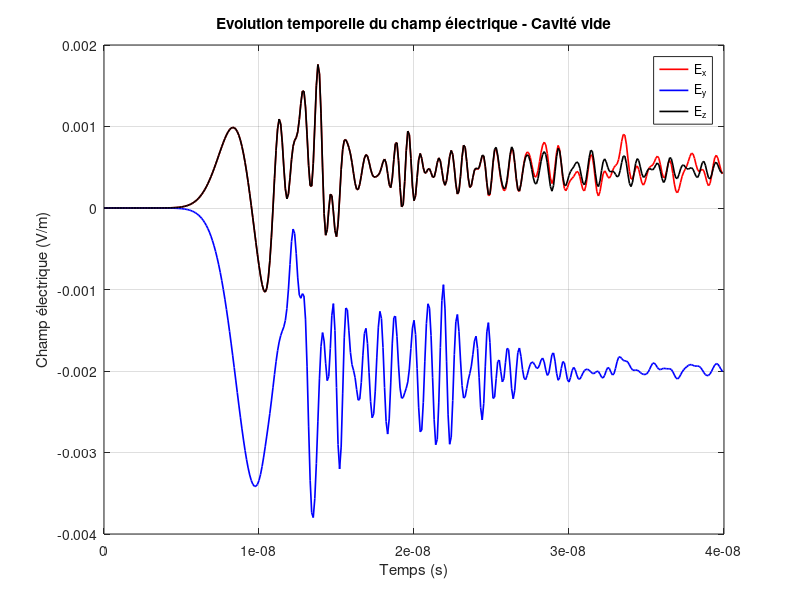
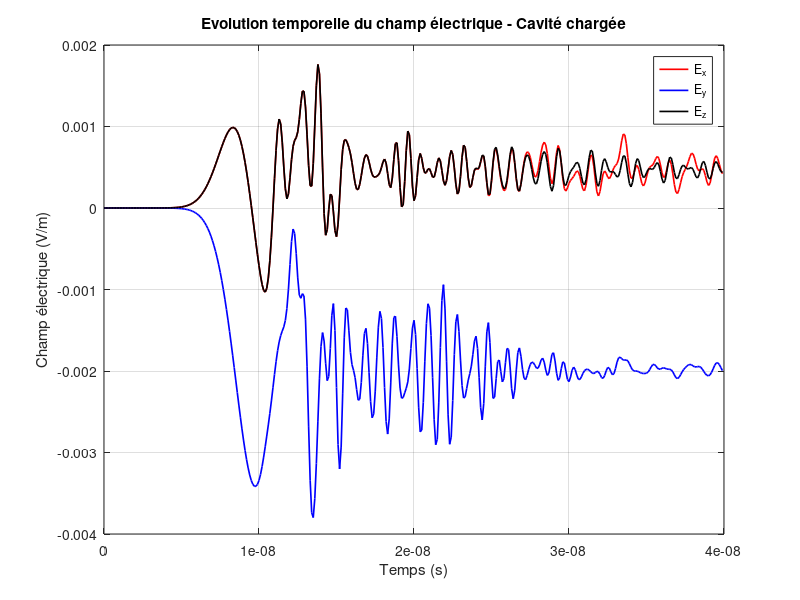

These figures' MATLAB source, in order:
clc; clear; close all;

% 1) Paramètres temporels
Dt = 1e-10;      % Pas de temps (s) - identique aux scripts FDTD
Nt = 400;        % Nombre d'itérations

t = (0:Nt-1)*Dt; % Axe temporel

% 2) Chargement des résultats
E_vide     = load('result_vide.txt');
E_chargee = load('result_chargee.txt');

% 3) Tracé des champs électriques - cavité vide
figure;
plot(t, E_vide(:,1), 'r', 'LineWidth', 1.2); hold on;
plot(t, E_vide(:,2), 'b', 'LineWidth', 1.2);
plot(t, E_vide(:,3), 'k', 'LineWidth', 1.2);
grid on;

xlabel('Temps (s)');
ylabel('Champ électrique (V/m)');
title('Evolution temporelle du champ électrique - Cavité vide');
legend('E_x', 'E_y', 'E_z');

% 4) Tracé des champs électriques - cavité chargée
figure;
plot(t, E_chargee(:,1), 'r', 'LineWidth', 1.2); hold on;
plot(t, E_chargee(:,2), 'b', 'LineWidth', 1.2);
plot(t, E_chargee(:,3), 'k', 'LineWidth', 1.2);
grid on;

xlabel('Temps (s)');
ylabel('Champ électrique (V/m)');
title('Evolution temporelle du champ électrique - Cavité chargée');
legend('E_x', 'E_y', 'E_z');